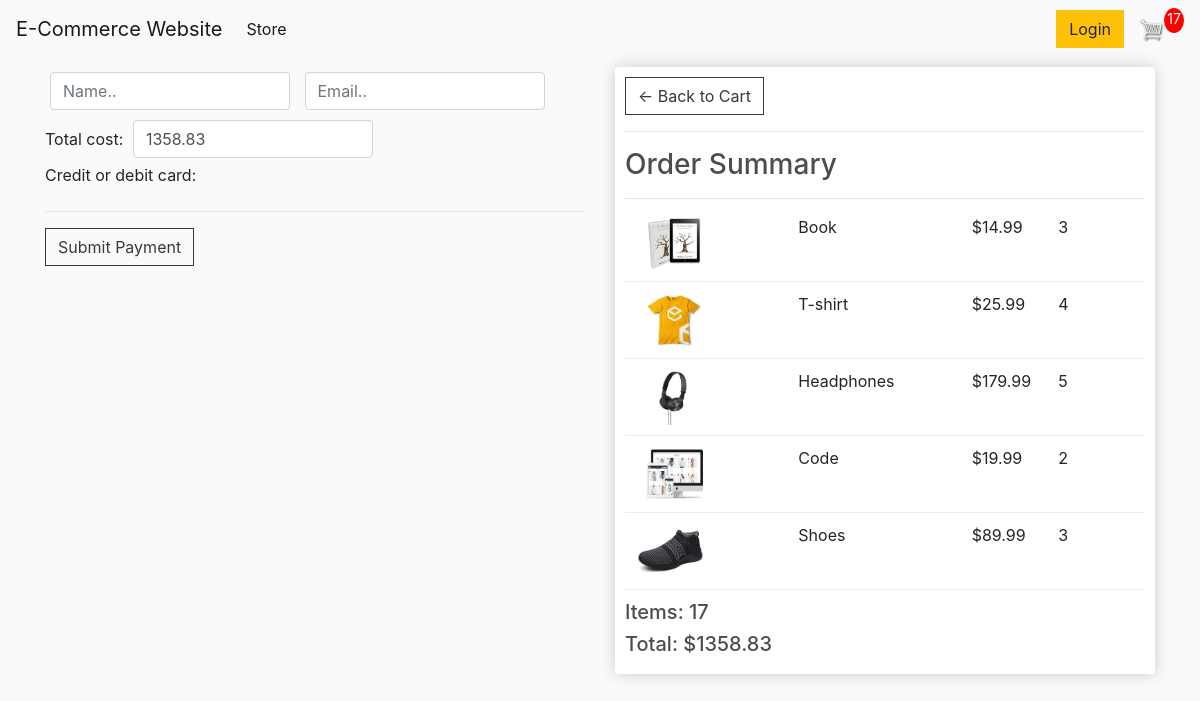
/checkout/ (signed in), run on an earlier commit of the app's database.
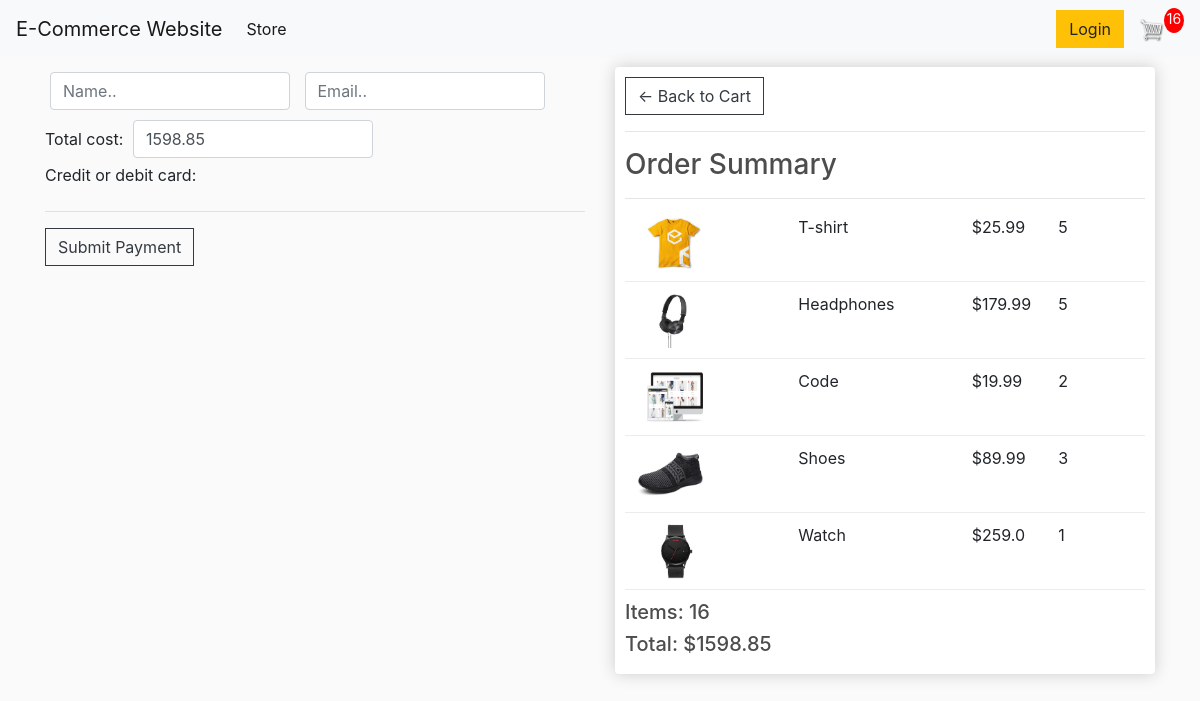
And on a later commit of the database.
### polls/models.py (models this page shows, shortened)
class Order(models.Model):
    customer = models.ForeignKey(Customer, on_delete=models.SET_NULL, null=True, blank=True)
    date_ordered = models.DateTimeField(auto_now_add=True)
    complete = models.BooleanField(default=False)
    transaction_id = models.CharField(max_length=100, null=True)
    @property
    def get_cart_total(self):
        orderitems = self.orderitem_set.all()
        total = sum([item.get_total for item in orderitems])
        return total
    @property
    def get_cart_items(self):
        orderitems = self.orderitem_set.all()
        total = sum([item.quantity for item in orderitems])
        return total

class OrderItem(models.Model):
    product = models.ForeignKey(Product, on_delete=models.SET_NULL, null=True)
    order = models.ForeignKey(Order, on_delete=models.SET_NULL, null=True)
    quantity = models.IntegerField(default=0, null=True, blank=True)
    date_added = models.DateTimeField(auto_now_add=True)
    @property
    def get_total(self):
        total = self.product.price * self.quantity
        return total

class Product(models.Model):
    name = models.CharField(max_length=200, null=True)
    price = models.FloatField()
    digital = models.BooleanField(default=False, null=True, blank=True)
    image = models.ImageField(null=True, blank=True)
    @property
    def imageURL(self):
        try:
            url = self.image.url
        except:
            url = ''
        return url

### polls/views.py (the view)
# urls.py: path('checkout/', views.checkout, name="checkout"),
def checkout(request):
    if request.user.is_authenticated:
        customer = request.user.customer
        order, created = Order.objects.get_or_create(customer=customer, complete=False)
        items = order.orderitem_set.all()
    else:
        items = []
        order = {'get_cart_total':0, 'get_cart_items': 0}
    context = {'items':items, 'order':order}
    return render(request, 'polls/checkout.html', context)

### polls/templates/polls/checkout.html (shortened to what this page needs)
{% extends 'polls/main.html' %}
{% load static %}
{% block content %}
<div class="row">
    <div class ="col-lg-6" id="left-wrapper">
        <form action="{% url 'charge' %}" method="post" id="payment-form">
            <div class="form-field">
                <input required class="form-control" type="text" name="name" placeholder="Name..">
            </div>
            <div class="form-field">
                <input required class="form-control" type="text" name="email" placeholder="Email..">
            </div>
            <label for="card-element">
                Total cost:
            </label>
            <div class="form-field" name='amount' id="amount">
                <input required class="form-control" value="{{order.get_cart_total|floatformat:2}}" type="text" name="cost" placeholder="Total cost..">
            </div>
            <div class="form-field-6">
            <label for="card-element">
                Credit or debit card:
            </label>
            </div>
            <hr>
                <input class="btn btn-outline-dark" type="submit" value="Submit Payment" name="">
        </form>
    </div>
    <div class="col-lg-6">
        <div class="box-element">
            <a class="btn btn-outline-dark" href="{% url 'cart' %}">&#x2190; Back to Cart</a>
            <hr>
            <h3>Order Summary</h3>
            <hr>
            {% for item in items %}
            <div class="cart-row">
                <div style="flex:2"><img class="row-image" src="{{item.product.imageURL}}"></div>
                <div style="flex:2"><p>{{item.product.name}}</p></div>
                <div style="flex:1"><p>${{item.product.price}}</p></div>
                <div style="flex:1"><p>{{item.quantity}}</p></div>
            </div>
            {% endfor %}
            <h5>Items:    {{order.get_cart_items}}</h5>
            <h5>Total:    ${{order.get_cart_total|floatformat:2}}</h5>
        </div>
    </div>
</div>
{% endblock content %}

### polls/templates/polls/main.html (shortened to what this page needs)
<!DOCTYPE html>
{% load static %}
<html>
<head>
    <link rel="stylesheet" href="https://stackpath.bootstrapcdn.com/bootstrap/4.4.1/css/bootstrap.min.css">
    <link rel="stylesheet" type="text/css" href ="{% static 'css/main.css' %}">
</head>
<body>
    <nav class="navbar navbar-expand-lg navbar-light bg-light">
        <a class="navbar-brand" href="{% url 'store' %}">E-Commerce Website</a>
        <div class="collapse navbar-collapse" id="navbarSupportedContent">
          <ul class="navbar-nav mr-auto">
            <li class="nav-item active">
              <a class="nav-link" href="{% url 'store' %}">Store <span class="sr-only">(current)</span></a>
            </li>
          </ul>
          <div class="form-inline my-2 my-lg-0">
            <a href="#"class="btn btn-warning">Login</a>
            <a href="{% url 'cart' %}">
               <img  id="cart-icon" src="{% static 'images/cart.png' %}">
           </a>
           <p id="cart-total">{{order.get_cart_items}}</p>
          </div>
        </div>
      </nav>
    <div class="container">
        {% block content %}
        {% endblock content %}
    </div>
</body>
</html>

What changed in the data, as far as the page shows it:
removed OrderItem: product.imageURL (picture), product.name "Book", product.price "14.99", quantity "3"
changed through a linked row, Order: get_cart_items "17" → "16"; cost "1358.83" → "1598.85"; get_cart_total "1358.83" → "1598.85"
changed OrderItem "T-shirt": quantity "4" → "5"
added OrderItem: product.imageURL (picture), product.name "Watch", product.price "259.0", quantity "1"
